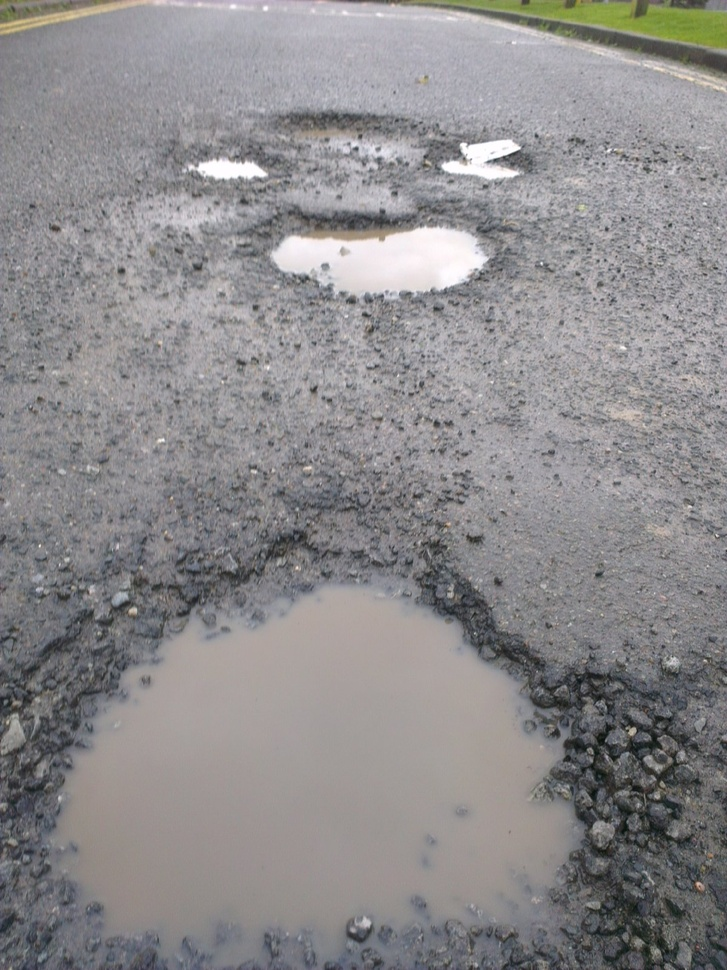
#> input picture pot_test.jpg, 727 x 970 px, shrunk from 1200 x 1600 before the run
$ python -i video_prompt_processor.py   (imports and definitions only)
#> lines starting #> are read from the running program, lines starting #| are printed output that depends on the picture
#> further down, picture is the input picture: shape (970, 727, 3); mean B, G, R 140.4, 139, 141
import cv2
import numpy as np

class VideoPromptProcessor:
    def __init__(self):
        self.enabled = False
        self.current_prompt = None

    def set_prompt(self, text):
        self.current_prompt = text.lower()

    def process(self, frame):
        if not self.enabled or not self.current_prompt:
            return frame

        t = self.current_prompt

        if "fog" in t or "haze" in t or "dehaze" in t:
            return self.dehaze(frame)

        if "clear" in t or "sharp" in t:
            return self.sharpen(frame)

        if "bright" in t:
            return self.adjust_brightness(frame, 1.25)

        if "dark" in t:
            return self.adjust_brightness(frame, 0.75)

        if "contrast" in t:
            return self.adjust_contrast(frame, 1.3)

        return frame

    def sharpen(self, img):
        k = np.array([[0,-1,0],[-1,5,-1],[0,-1,0]])
        return cv2.filter2D(img, -1, k)

    def dehaze(self, img):
        lab = cv2.cvtColor(img, cv2.COLOR_BGR2LAB)
#> lab: shape (970, 727, 3); mean of channels 0, 1, 2 147.4, 129, 127.6
        L,A,B = cv2.split(lab)
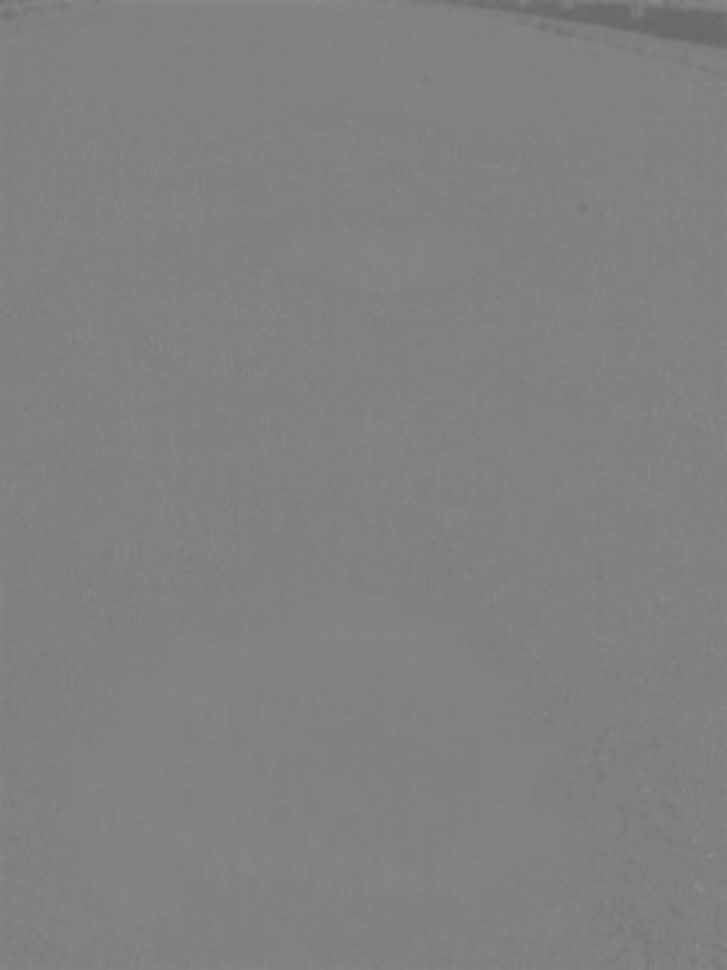
#> A: shape (970, 727); min 102, max 139, mean 129
        clahe = cv2.createCLAHE(clipLimit=2.0, tileGridSize=(8,8))
        L = clahe.apply(L)
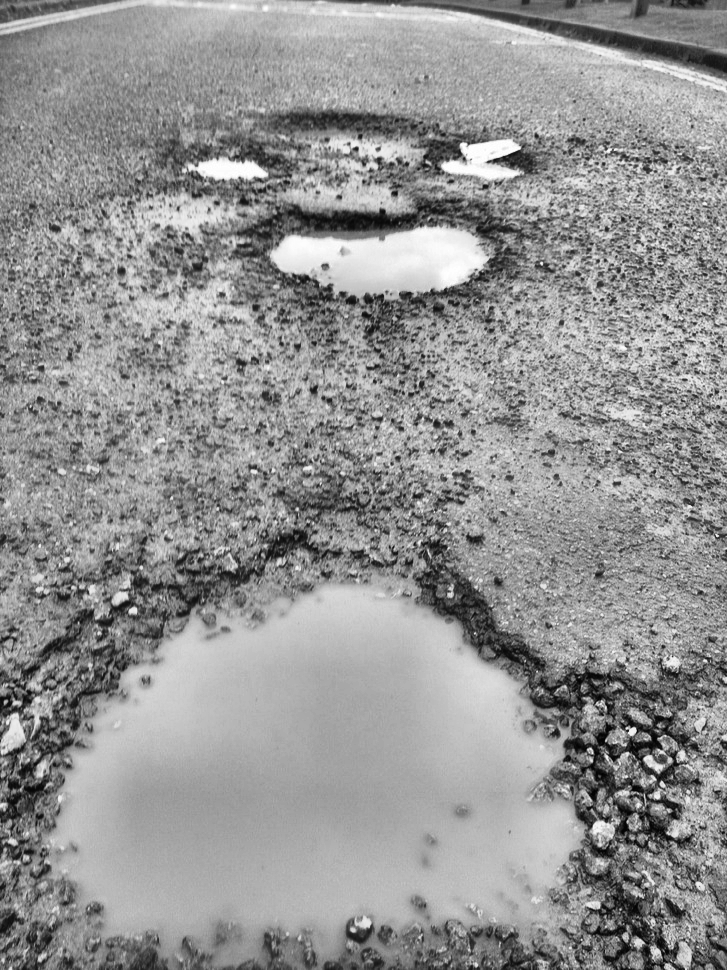
#> L: shape (970, 727); min 1, max 255, mean 147.3
        return cv2.cvtColor(cv2.merge([L,A,B]), cv2.COLOR_LAB2BGR)

    def adjust_brightness(self, img, factor):
        return cv2.convertScaleAbs(img, alpha=factor)

    def adjust_contrast(self, img, factor):
        return cv2.convertScaleAbs(img, alpha=factor)

>>> import cv2
>>> picture = cv2.imread('pot_test.jpg')
>>> result = VideoPromptProcessor().dehaze(picture)

$ run again, on tt.jpeg
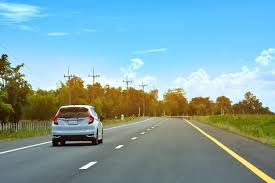
#> input picture tt.jpeg, 275 x 183 px
#> picture is the input picture: shape (183, 275, 3); mean B, G, R 168, 164.1, 129
#> lab: shape (183, 275, 3); mean of channels 0, 1, 2 166, 121, 123.5
#> in dehaze, `L = clahe.apply(L)`:
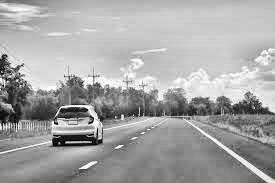
#> L: shape (183, 275); min 1, max 255, mean 164.8
#> in dehaze, `return cv2.cvtColor(cv2.merge([L,A,B]), cv2.COLOR_LAB2BGR)`:
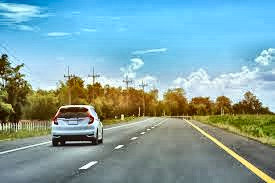
#> returned value: shape (183, 275, 3); mean B, G, R 166.2, 162.8, 127.5
